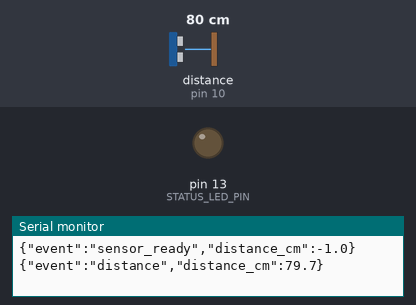
The sketch below on a simulated Arduino Nano, built with avr-gcc and run on an emulated ATmega328P. Parts: output pins drawn as LEDs (lit = HIGH), the last lines printed to the serial monitor. Wiring (inferred from the names in the program): ultrasonic range finder: trigger pin 9; echo pin 10. The inputs (shaded band) are chosen by the test bench; at power-on: distance to the obstacle (sensor on pin 10) 80 cm. The echo pulse lasts 58.3 µs per cm; pins used as bus, display or sensor lines are not drawn.

Above: at 1.7 s.
1.8 s: distance to the obstacle (sensor on pin 10) set to 39 cm
3.3 s: distance to the obstacle (sensor on pin 10) set to 32 cm
At 4.4 s:
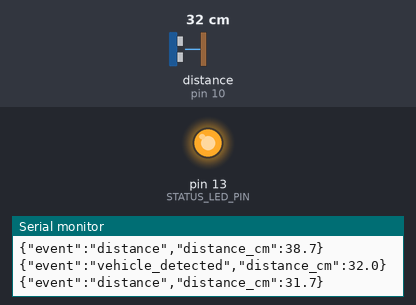
Timing chart, 0 to 6.3 s (numbered marks = the images above; inputs shaded):
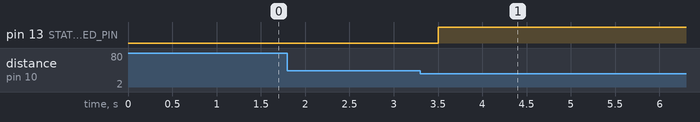

Measured:
- the behaviour switches between 36 and 35 cm on distance to the obstacle (sensor on pin 10) (found by bisection; images 0 and 1)
- after the input at 3.3 s, pin 13 (STATUS_LED_PIN): LOW → HIGH after 0.20 s

The sketch:

vehicle_sensor.ino
```cpp
// Smart Parking vehicle-presence trigger for Arduino Nano + HC-SR04.
// Wiring: VCC -> 5V, GND -> GND, TRIG -> D9, ECHO -> D10.

const uint8_t TRIG_PIN = 9;
const uint8_t ECHO_PIN = 10;
const uint8_t STATUS_LED_PIN = LED_BUILTIN;

const float DETECT_DISTANCE_CM = 35.0;
const float CLEAR_DISTANCE_CM = 50.0;
const uint8_t REQUIRED_STABLE_READINGS = 3;
const unsigned long SAMPLE_INTERVAL_MS = 100;
const unsigned long TELEMETRY_INTERVAL_MS = 1000;

bool vehiclePresent = false;
uint8_t detectedReadings = 0;
uint8_t clearReadings = 0;
unsigned long lastSampleAt = 0;
unsigned long lastTelemetryAt = 0;

float readDistanceCm() {
  digitalWrite(TRIG_PIN, LOW);
  delayMicroseconds(2);
  digitalWrite(TRIG_PIN, HIGH);
  delayMicroseconds(10);
  digitalWrite(TRIG_PIN, LOW);

  const unsigned long duration = pulseIn(ECHO_PIN, HIGH, 30000UL);
  if (duration == 0) {
    return -1.0;
  }
  return duration * 0.0343 / 2.0;
}

void publishEvent(const char* eventName, float distanceCm) {
  Serial.print(F("{\"event\":\""));
  Serial.print(eventName);
  Serial.print(F("\",\"distance_cm\":"));
  Serial.print(distanceCm, 1);
  Serial.println(F("}"));
}

void setup() {
  pinMode(TRIG_PIN, OUTPUT);
  pinMode(ECHO_PIN, INPUT);
  pinMode(STATUS_LED_PIN, OUTPUT);
  digitalWrite(TRIG_PIN, LOW);
  Serial.begin(115200);
  delay(500);
  publishEvent("sensor_ready", -1.0);
}

void loop() {
  const unsigned long now = millis();
  if (now - lastSampleAt < SAMPLE_INTERVAL_MS) {
    return;
  }
  lastSampleAt = now;

  const float distanceCm = readDistanceCm();
  const bool detected = distanceCm >= 2.0 && distanceCm <= DETECT_DISTANCE_CM;
  const bool cleared = distanceCm < 0.0 || distanceCm >= CLEAR_DISTANCE_CM;

  if (!vehiclePresent) {
    detectedReadings = detected ? detectedReadings + 1 : 0;
    if (detectedReadings >= REQUIRED_STABLE_READINGS) {
      vehiclePresent = true;
      detectedReadings = 0;
      digitalWrite(STATUS_LED_PIN, HIGH);
      publishEvent("vehicle_detected", distanceCm);
    }
  } else {
    clearReadings = cleared ? clearReadings + 1 : 0;
    if (clearReadings >= REQUIRED_STABLE_READINGS) {
      vehiclePresent = false;
      clearReadings = 0;
      digitalWrite(STATUS_LED_PIN, LOW);
      publishEvent("vehicle_cleared", distanceCm);
    }
  }

  if (now - lastTelemetryAt >= TELEMETRY_INTERVAL_MS) {
    lastTelemetryAt = now;
    publishEvent("distance", distanceCm);
  }
}
```
